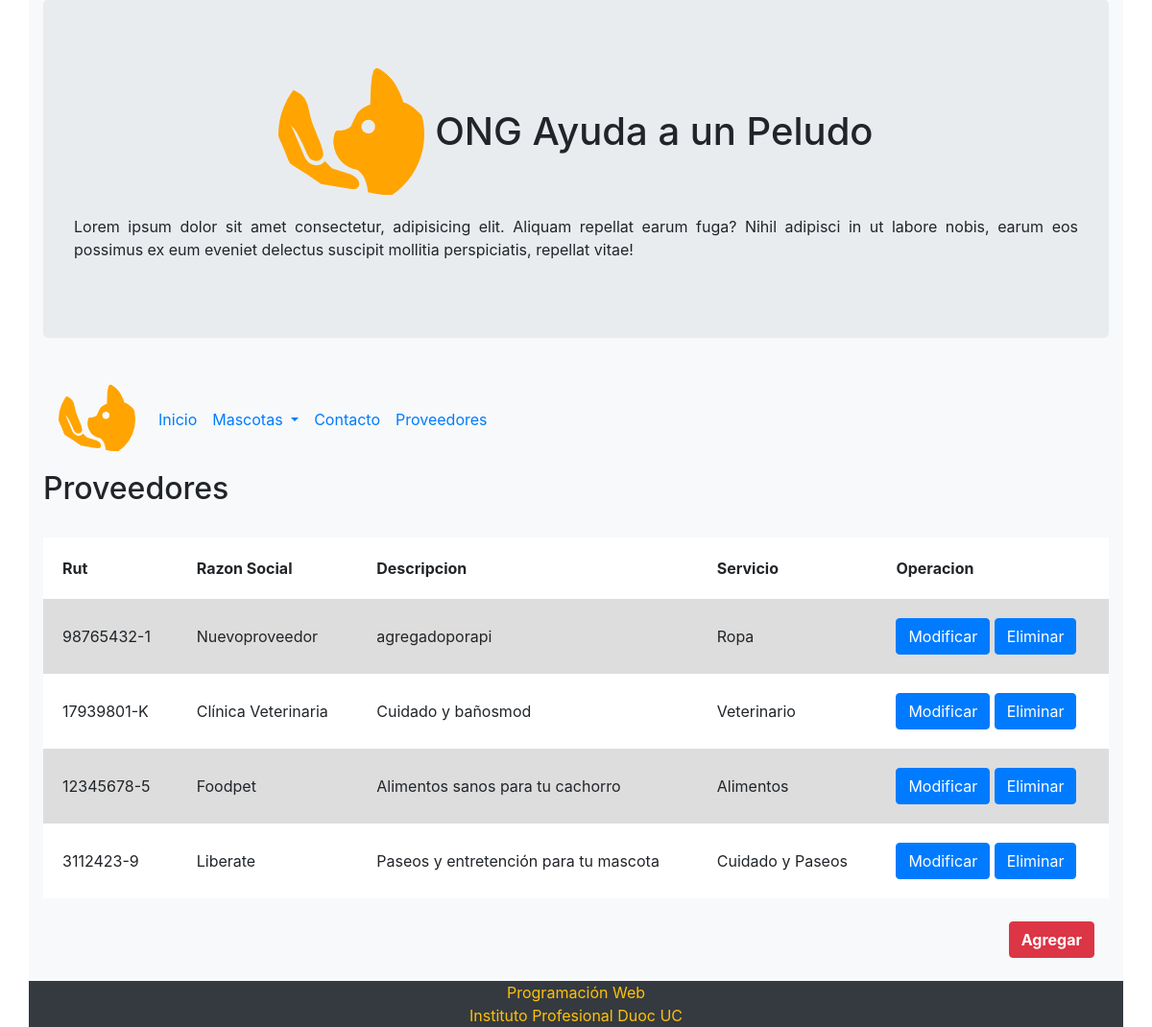
Page /proveedores/ on the earlier database version.
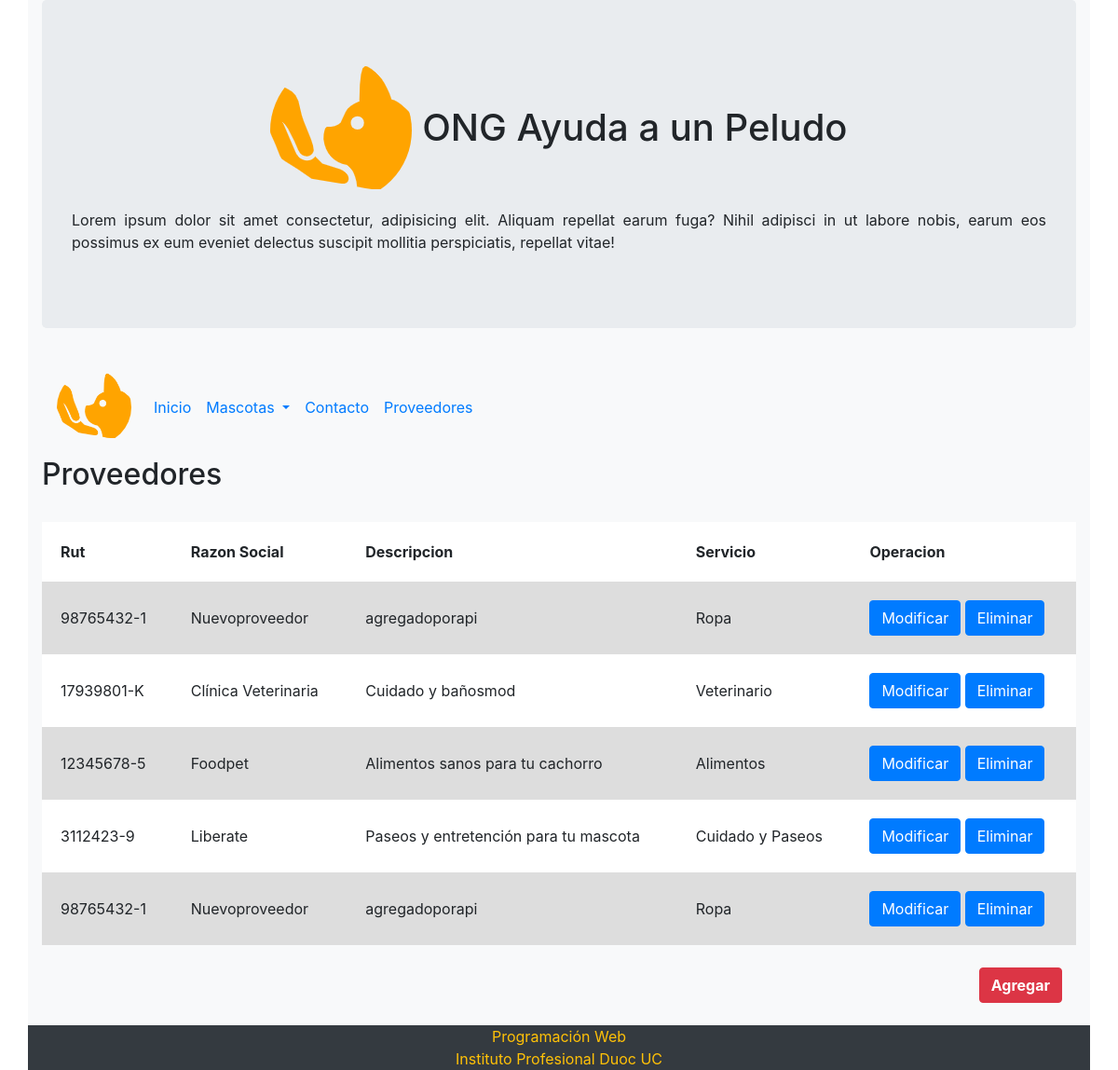
Same page on the later database version.
### core/models.py (models this page shows, shortened)
class Proveedor(models.Model):
    rut=models.CharField(max_length=20)
    razon_social=models.CharField(max_length=50)
    descripcion=models.CharField(max_length=100)
    telefono=models.CharField(max_length=15)
    email=models.CharField(max_length=50)
    servicio=models.ForeignKey(Servicio, on_delete=models.CASCADE)

class Servicio (models.Model):
    id_servicio= models.IntegerField(primary_key=True, verbose_name='ID de servicio')
    nombre_servicio = models.CharField(max_length=50, verbose_name='Nombre del Servicio')
    def __str__(self):
        return self.nombre_servicio

### core/views.py (the view)
# urls.py: path('proveedores/', proveedores , name="proveedores"),
def proveedores(request):
    proveedores = Proveedor.objects.all()
    data = {
        'proveedores': proveedores
    }
    return render(request, 'core/proveedores.html', data)

### core/templates/core/proveedores.html (shortened to what this page needs)
<!DOCTYPE html>
<html lang="es">
<head>
    {% load static %}
    <link rel="stylesheet" href="https://maxcdn.bootstrapcdn.com/bootstrap/4.5.2/css/bootstrap.min.css">
    <link rel="stylesheet" href="static/css/estilo.css">
    <link href="{% static 'css/estilo_tabla.css' %}" rel="stylesheet" />
</head>
<body>
    <div class="container bg-light d-flex flex-column sticky-footer-wrapper min-vh-100">
        <header class="jumbotron">
            <h1 class="text-center">
                <img src="{% static '/img/logo.png' %}" class="rounded-circle" alt="logo" />
                <span class="text-nowrap">ONG Ayuda a un Peludo</span>
            </h1>
            <p class="text-justify">
                Lorem ipsum dolor sit amet consectetur, adipisicing elit. Aliquam repellat earum fuga? Nihil adipisci in
                ut labore nobis, earum eos possimus ex eum eveniet delectus suscipit mollitia perspiciatis, repellat
                vitae!
            </p>
        </header>
        <nav class="navbar navbar-expand-md bg-light">
            <a class="navbar-brand" href="#">
                <img src="{% static '/img/logo.png' %}" class="rounded-circle" width="80" alt="Logo" />
            </a>
            <ul class="navbar-nav">
                <li class="nav-item active">
                    <a class="nav-link" href="/home/">Inicio</a>
                </li>
                <li class="nav-item dropdown">
                    <a class="nav-link dropdown-toggle" href="#" id="navbardrop" data-toggle="dropdown">
                        Mascotas
                    </a>
                </li>
                <li class="nav-item">
                    <a class="nav-link" href="/contacto/">Contacto</a>
                </li>
                <li class="nav-item">
                    <a class="nav-link" href="/proveedores/">Proveedores</a>
                </li>
            </ul>
        </nav>
        <main class="flex-fill">
            <div class="row">
                <div class="col-12">
                    <h2>Proveedores</h2>
                </div>
            </div>
            <br>
            <div class="container">
                <div class="row">
                    <table>
                        <tr>
                            <th>Rut</th>
                            <th>Razon Social</th>
                            <th>Descripcion</th>
                            <th>Servicio</th>
                            <th>Operacion</th>
                        </tr>
                        {% for p in proveedores %}
                        <tr>
                            <td>{{ p.rut | title }}</td>
                            <td>{{ p.razon_social | title }}</td>
                            <td>{{ p.descripcion }}</td>
                            <td>{{ p.servicio }}</td>
                            <td>
                                <a class="btn btn-primary" href="{% url 'core:modificar' p.id  %}">Modificar</a>
                                <a class="btn btn-primary" href="{% url 'core:eliminar' p.id  %}">Eliminar</a>
                            </td>
                        </tr>
                        {% endfor %}
                    </table>
                </div>
                <br>
                <a class="btn btn-danger float-right" href="/agregar/">
                    <b>Agregar</b>
                </a>
            </div>
        </main>
        <br>
        <footer>
            <div class="row bg-dark">
                <div class="col-12 text-center text-warning">
                    Programación Web<br />
                    Instituto Profesional Duoc UC
                </div>
            </div>
        </footer>
    </div>
</body>
</html>

### core/static/css/estilo_tabla.css (style rules this page uses)
table { background-color: white; width: 100%; border-collapse: collapse; }
th, td { padding: 20px; }
tr:nth-child(even) { background-color: #ddd; }

Differences in the rows shown:
added Proveedor: rut "98765432-1", razon_social "Nuevoproveedor", descripcion "agregadoporapi", servicio "Ropa"
